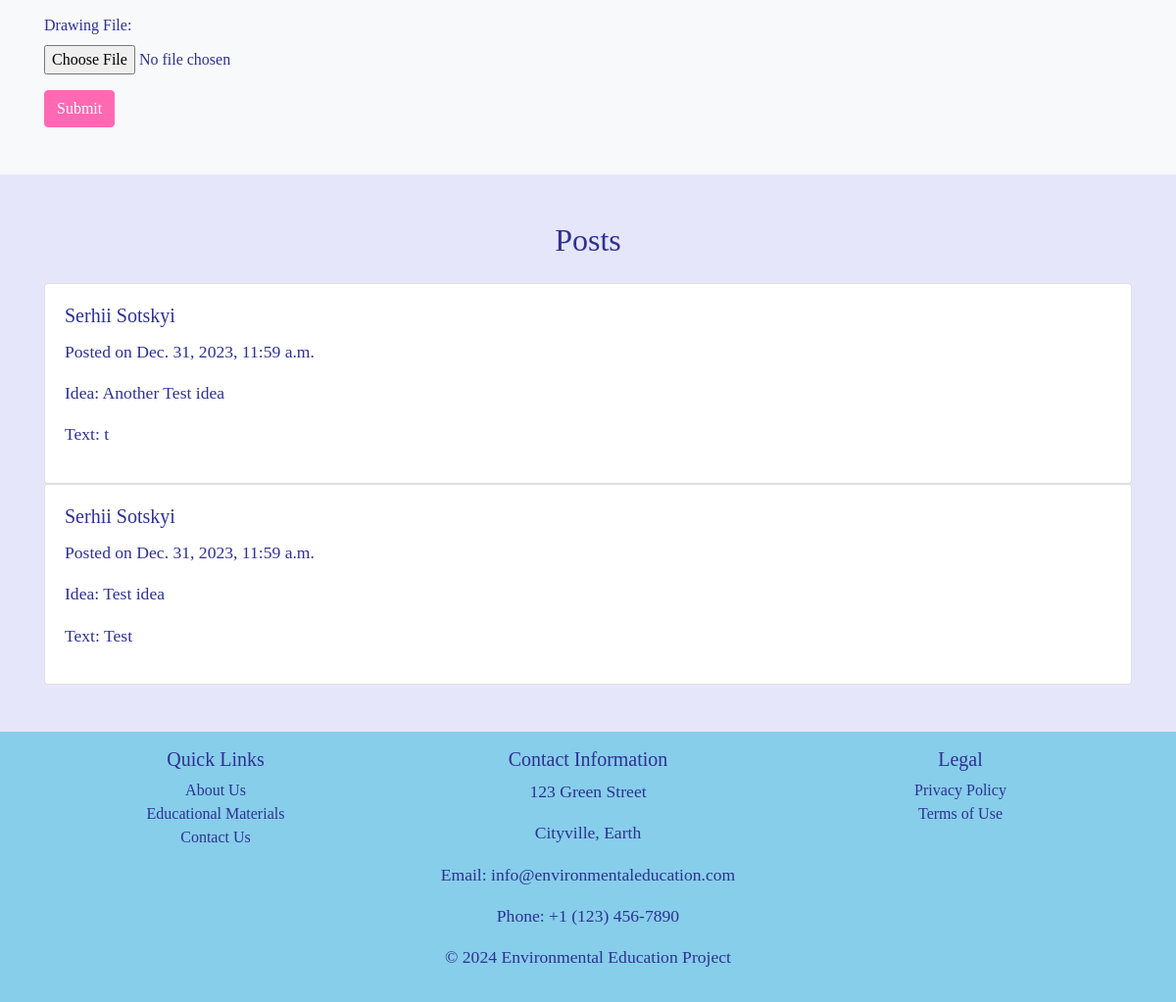
The app's page /creativeTask/ (lower part), older data.
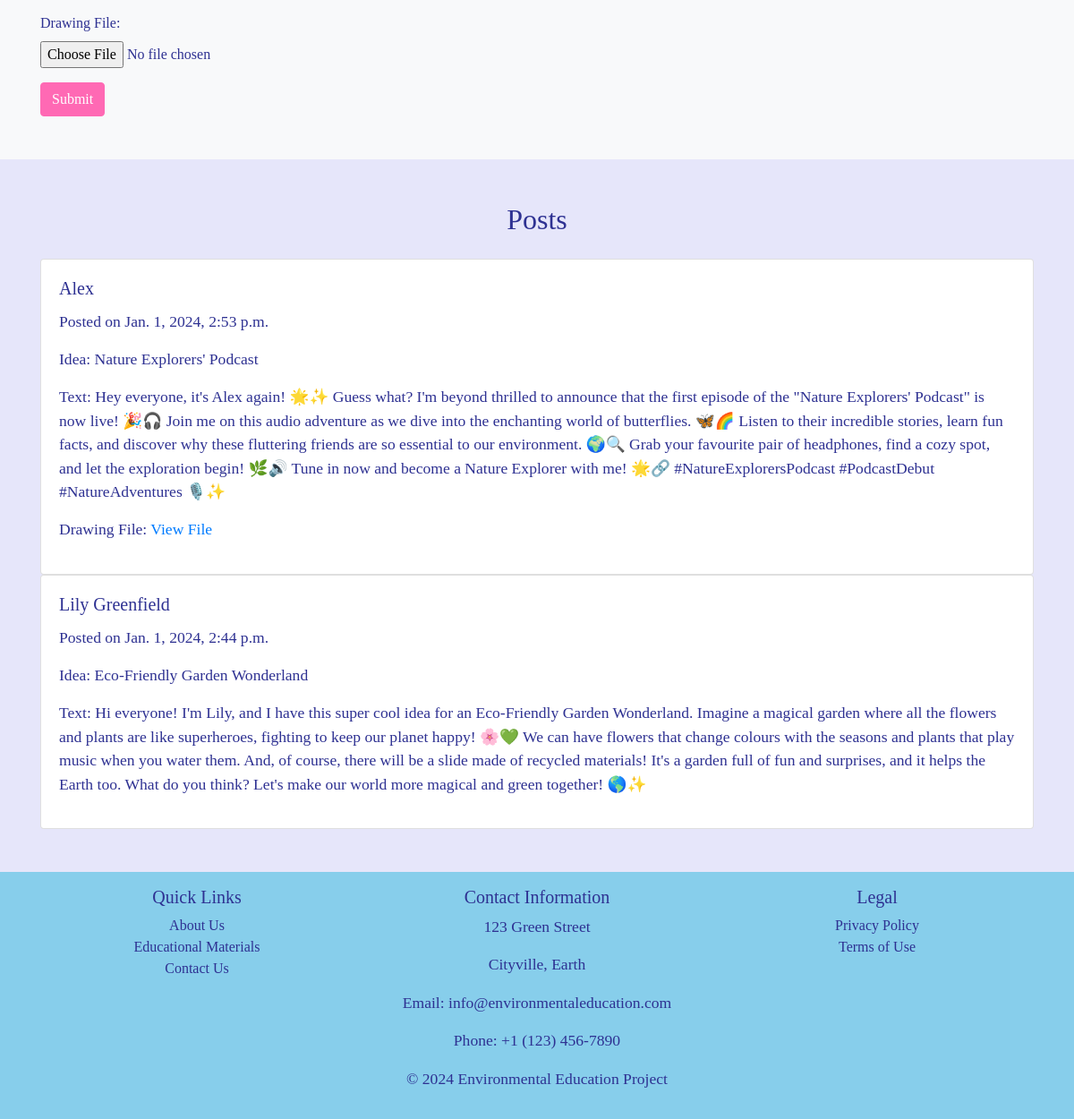
The same page, newer data.
### creativeTask/models.py (models this page shows, shortened)
class IdeaSubmission(models.Model):
    name = models.CharField(max_length=100)
    name_of_the_idea = models.CharField(max_length=50)
    text = models.TextField(blank=True)
    drawing_file = models.FileField(upload_to='drawing_files/', blank=True, null=True)
    submission_date = models.DateTimeField(auto_now_add=True)

### creativeTask/views.py (the view)
# urls.py: path('', views.index, name='index'),
def index(request):
    submitted_data = None
    submitted = False
    if request.method == 'POST':
        form = IdeaSubmissionForm(request.POST, request.FILES)
        if form.is_valid():
            form.save()
            submitted_data = form.cleaned_data
            submitted = True
            form = IdeaSubmissionForm()
            messages.success(request, ("Your post was submitted successfully!"))
    else:
        form = IdeaSubmissionForm()
    submitted_data = IdeaSubmission.objects.all()
    return render(request, "creativeTask/index.html", {'form': form, 'submitted_data': submitted_data, 'submitted': submitted})

### creativeTask/forms.py
class IdeaSubmissionForm(forms.ModelForm):
    class Meta:
        model = IdeaSubmission
        fields = ['name', 'name_of_the_idea', 'text', 'drawing_file']
        widgets = {
            'name': forms.TextInput(attrs={'class': 'form-control'}),
            'name_of_the_idea': forms.TextInput(attrs={'class': 'form-control'}),
            'text': forms.Textarea(attrs={'class': 'form-control'}),
            'drawing_file': forms.ClearableFileInput(attrs={'class': 'form-control-file'}),
        }

### creativeTask/templates/creativeTask/index.html (shortened to what this page needs)
{% extends "main/layout.html" %}
{% block body %}
<section id="submit-ideas" class="py-5 bg-light">
    <div class="container">
        <form enctype="multipart/form-data" method="post" action="{% url 'creativeTask:index' %}">
            <div class="form-group">
                <label for="id_drawing_file">Drawing File:</label>
                {{ form.drawing_file }}
            </div>
            <button type="submit" id="submit-btn" class="btn btn-primary">Submit</button>
        </form>
    </div>
</section>
<section id="submitted-data" class="py-5 submitted-data">
    <div class="container">
        <h2 class="text-center mb-4">Posts</h2>
        <div class="row">
            {% for post in submitted_data reversed %}
            <div class="col-md-12 mb-12">
                <div class="card">
                    <div class="card-body">
                        <h5 class="card-title">{{ post.name }}</h5>
                        <p class="card-text">Posted on {{ post.submission_date }}</p>
                        <p class="card-text">Idea: {{ post.name_of_the_idea }}</p>
                        {% if post.text %}
                            <p>Text: {{ post.text }}</p>
                        {% endif %}
                        {% if post.drawing_file %}
                        <p>Drawing File: <a href="{{ post.drawing_file.url }}" target="_blank">View File</a></p>
                        {% endif %}
                    </div>
                </div>
            </div>
            {% endfor %}
        </div>
    </div>
</section>
{% endblock %}

Row changes from the older to the newer data that the page shows:
removed IdeaSubmission: name "Serhii Sotskyi", submission_date "Dec. 31, 2023, 11:59 a.m.", name_of_the_idea "Another Test idea", text "t"
removed IdeaSubmission: name "Serhii Sotskyi", submission_date "Dec. 31, 2023, 11:59 a.m.", name_of_the_idea "Test idea", text "Test"
added IdeaSubmission: name "Alex", submission_date "Jan. 1, 2024, 2:53 p.m.", name_of_the_idea "Nature Explorers' Podcast", text "Hey everyone, it's Alex again! 🌟✨ Guess what? I'm beyond thrilled to announce that the first episode of the \"Nature Explorers' Podcast\" is now live! 🎉🎧 Join me on this audio adventure as we dive into the enchanting world of butterflies. 🦋🌈 Listen to their incredible stories, learn fun facts, and discover why these fluttering friends are so essential to our environment. 🌍🔍 Grab your favourite pair of headphones, find a cozy spot, and let the exploration begin! 🌿🔊 Tune in now and become a Nature Explorer with me! 🌟🔗 #NatureExplorersPodcast #PodcastDebut #NatureAdventures 🎙️✨"
added IdeaSubmission: name "Lily Greenfield", submission_date "Jan. 1, 2024, 2:44 p.m.", name_of_the_idea "Eco-Friendly Garden Wonderland", text "Hi everyone! I'm Lily, and I have this super cool idea for an Eco-Friendly Garden Wonderland. Imagine a magical garden where all the flowers and plants are like superheroes, fighting to keep our planet happy! 🌸💚 We can have flowers that change colours with the seasons and plants that play music when you water them. And, of course, there will be a slide made of recycled materials! It's a garden full of fun and surprises, and it helps the Earth too. What do you think? Let's make our world more magical and green together! 🌎✨"
